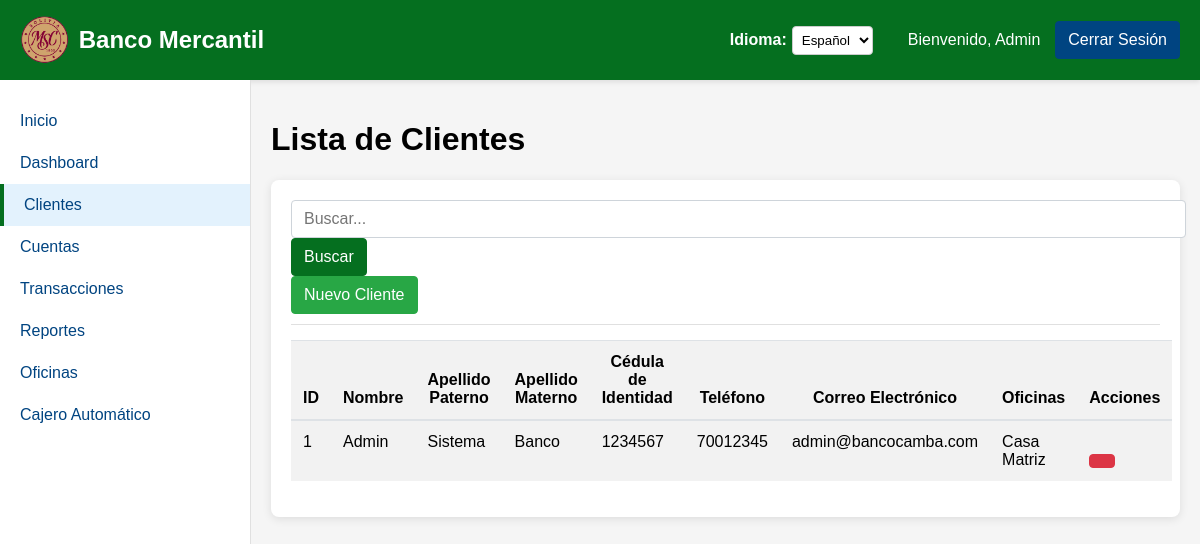
Screenshot of /index.php?controller=cliente&action=listar (signed in) with the database file from the repository.
### tables this page shows
CREATE TABLE persona (
    idPersona INT not null AUTO_INCREMENT,
    hash varchar(50) COMMENT 'hash',
    nombre VARCHAR(100) NOT NULL,
    apellidoMaterno VARCHAR(100) NOT NULL,
    apellidoPaterno VARCHAR(100) NOT NULL,
    direccion VARCHAR(255),
    telefono VARCHAR(20),
    email VARCHAR(100),
    fechaNacimiento DATE,
    ci VARCHAR(20),
    idOficina INT,
    CONSTRAINT PK_Persona PRIMARY KEY (idPersona),
    CONSTRAINT FK_Persona FOREIGN KEY (idOficina) REFERENCES oficina (idOficina)
);

CREATE TABLE oficina (
    idOficina INT not null AUTO_INCREMENT,
    hash varchar(50) COMMENT 'hash',
    central BOOLEAN NOT NULL,
    nombre VARCHAR(100) NOT NULL,
    direccion VARCHAR(255) NOT NULL,
    telefono VARCHAR(20),
    CONSTRAINT PK_Oficina PRIMARY KEY (idOficina)
);

### controllers/ClienteController.php (called while the page is built, shortened)
<?php
class ClienteController {
    private $db;
    public function __construct() {
        $database = new Database();
        $this->db = $database->connect();
    }
    public function listar() {
        $busqueda = isset($_GET['busqueda']) ? trim($_GET['busqueda']) : '';
        $cliente = new Cliente($this->db);
        if (!empty($busqueda)) {
            $result = $cliente->buscar($busqueda);
        } else {
            $result = $cliente->obtenerTodos();
        }
        $clientes = $result->fetchAll(PDO::FETCH_ASSOC);
        include_once 'views/main.php';
    }
}
?>

### config/database.php (called while the page is built, shortened)
<?php
class Database {
    private $host = 'localhost';
    private $db_name = 'banca-mercantil';
    private $username = 'root';
    private $password = '';
    public function connect() {
        $this->conn = null;
        try {
            $this->conn = new PDO(
                'mysql:host=' . $this->host . ';dbname=' . $this->db_name,
                $this->username,
                $this->password
            );
            $this->conn->setAttribute(PDO::ATTR_ERRMODE, PDO::ERRMODE_EXCEPTION);
            $this->conn->exec("SET NAMES utf8");
        } catch(PDOException $e) {
            echo 'Connection Error: ' . $e->getMessage();
        }
        return $this->conn;
    }
}
?>

### models/Cliente.php (called while the page is built, shortened)
<?php
class Cliente {
    private $conn;
    public function __construct($db) {
        $this->conn = $db;
    }
    public function obtenerTodos() {
        $query = "SELECT p.*, o.nombre as oficina_nombre
                 FROM Persona p
                 INNER JOIN Oficina o ON p.idOficina = o.idOficina
                 ORDER BY p.apellidoPaterno, p.apellidoMaterno, p.nombre";
        $stmt = $this->conn->prepare($query);
        $stmt->execute();
        return $stmt;
    }
}
?>

### views/clientes/listar.php (the view, shortened to what this page needs)
<h1><?php echo $lang['client_list']; ?></h1>
<div class="card">
    <div class="card-header">
        <div class="row">
            <div class="col-md-6">
                <form method="GET" action="index.php" class="search-form">
                    <div class="input-group">
                        <input type="text" class="form-control" name="busqueda" placeholder="<?php echo $lang['search']; ?>..." value="<?php echo isset($_GET['busqueda']) ? htmlspecialchars($_GET['busqueda']) : ''; ?>">
                        <button type="submit" class="btn btn-primary"><?php echo $lang['search']; ?></button>
                    </div>
                </form>
            </div>
            <div class="col-md-6 text-right">
                <a href="index.php?controller=cliente&action=crear" class="btn btn-success">
                    <i class="icon-plus"></i> <?php echo $lang['new_client']; ?>
                </a>
            </div>
        </div>
    </div>
    <div class="card-body">
        <?php if (count($clientes) > 0): ?>
            <div class="table-responsive">
                <table class="table table-striped">
                    <thead>
                        <tr>
                            <th>ID</th>
                            <th><?php echo $lang['name']; ?></th>
                            <th><?php echo $lang['paternal_last_name']; ?></th>
                            <th><?php echo $lang['maternal_last_name']; ?></th>
                            <th><?php echo $lang['id_number']; ?></th>
                            <th><?php echo $lang['phone']; ?></th>
                            <th><?php echo $lang['email']; ?></th>
                            <th><?php echo $lang['branches']; ?></th>
                            <th><?php echo $lang['actions']; ?></th>
                        </tr>
                    </thead>
                    <tbody>
                        <?php foreach ($clientes as $cliente): ?>
                            <tr>
                                <td><?php echo $cliente['idPersona']; ?></td>
                                <td><?php echo htmlspecialchars($cliente['nombre']); ?></td>
                                <td><?php echo htmlspecialchars($cliente['apellidoPaterno']); ?></td>
                                <td><?php echo htmlspecialchars($cliente['apellidoMaterno']); ?></td>
                                <td><?php echo htmlspecialchars($cliente['ci']); ?></td>
                                <td><?php echo htmlspecialchars($cliente['telefono']); ?></td>
                                <td><?php echo htmlspecialchars($cliente['email']); ?></td>
                                <td><?php echo htmlspecialchars($cliente['oficina_nombre']); ?></td>
                                <td>
                                    <div class="btn-group" role="group">
                                        <a href="index.php?controller=cliente&action=ver&id=<?php echo $cliente['idPersona']; ?>" class="btn btn-sm btn-info" title="<?php echo $lang['view']; ?>">
                                        </a>
                                        <a href="index.php?controller=cliente&action=editar&id=<?php echo $cliente['idPersona']; ?>" class="btn btn-sm btn-warning" title="<?php echo $lang['edit']; ?>">
                                        </a>
                                        <a href="index.php?controller=cliente&action=eliminar&id=<?php echo $cliente['idPersona']; ?>" class="btn btn-sm btn-danger delete-button" title="<?php echo $lang['delete']; ?>" onclick="return confirm('<?php echo $lang['confirm_delete']; ?>')">
                                        </a>
                                    </div>
                                </td>
                            </tr>
                        <?php endforeach; ?>
                    </tbody>
                </table>
            </div>
        <?php endif; ?>
    </div>
</div>

### assets/css/styles.css (style rules this page uses)
:root { --primary-color: #056f1f; --secondary-color: #004481; --light-color: #ffffff; --border-color: #e0e0e0; --hover-color: #033d11; --danger-color: #dc3545; --success-color: #28a745; --warning-color: #ffc107; --info-color: #17a2b8; }
body { font-family: 'Arial', sans-serif; background-color: #f5f5f5; margin: 0; padding: 0; min-height: 100vh; }
a { color: var(--secondary-color); text-decoration: none; }
.card { background-color: var(--light-color); border-radius: 8px; box-shadow: 0 2px 10px rgba(0,0,0,0.1); padding: 20px; margin-bottom: 20px; }
.card-header { font-size: 18px; font-weight: bold; margin-bottom: 15px; color: var(--primary-color); border-bottom: 1px solid var(--border-color); padding-bottom: 10px; }
.btn { display: inline-block; font-weight: 400; text-align: center; white-space: nowrap; vertical-align: middle; user-select: none; border: 1px solid transparent; padding: 0.375rem 0.75rem; font-size: 1rem; line-height: 1.5; border-radius: 0.25rem; transition: color 0.15s ease-in-out, background-color 0.15s ease-in-out, border-color 0.15s ease-in-out, box-shadow 0.15s ease-in-out; cursor: pointer; }
.btn-primary { color: #fff; background-color: var(--primary-color); border-color: var(--primary-color); }
.btn-danger { color: #fff; background-color: var(--danger-color); border-color: var(--danger-color); }
.btn-success { color: #fff; background-color: var(--success-color); border-color: var(--success-color); }
.form-control { display: block; width: 100%; padding: 0.375rem 0.75rem; font-size: 1rem; line-height: 1.5; color: #495057; background-color: #fff; background-clip: padding-box; border: 1px solid #ced4da; border-radius: 0.25rem; transition: border-color 0.15s ease-in-out, box-shadow 0.15s ease-in-out; }
.table { width: 100%; border-collapse: collapse; margin-bottom: 1rem; background-color: transparent; }
.table th, .table td { padding: 0.75rem; vertical-align: top; border-top: 1px solid #dee2e6; }
.table thead th { vertical-align: bottom; border-bottom: 2px solid #dee2e6; background-color: #f2f2f2; }
.table-striped tbody tr:nth-of-type(odd) { background-color: rgba(0, 0, 0, 0.05); }

### rows the page displays
persona: idPersona "1", nombre "Admin", apellidoPaterno "Sistema", apellidoMaterno "Banco", ci "1234567", telefono "70012345", email "admin@bancocamba.com", idOficina.nombre "Casa Matriz"

### other values shown
$lang['welcome'] "Bienvenido"
$_SESSION['nombre'] "Admin"
$lang['logout'] "Cerrar Sesión"
$lang['home'] "Inicio"
$lang['dashboard'] "Dashboard"
$lang['clients'] "Clientes"
$lang['accounts'] "Cuentas"
$lang['transactions'] "Transacciones"
$lang['reports'] "Reportes"
$lang['branches'] "Oficinas"
$lang['atm'] "Cajero Automático"
$lang['client_list'] "Lista de Clientes"
$lang['search'] "Buscar"
$lang['new_client'] "Nuevo Cliente"
$lang['name'] "Nombre"
